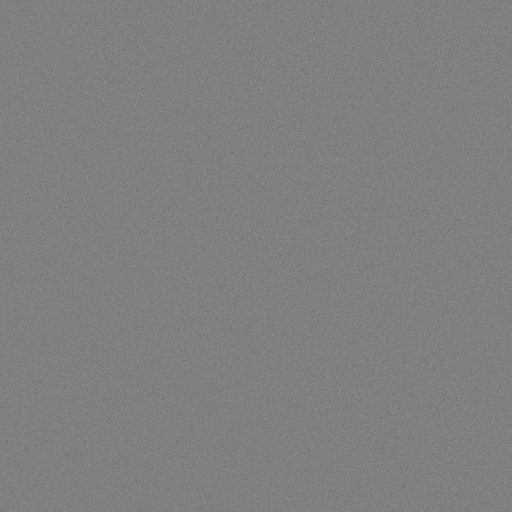
#> input picture src/assets/noise.png, 512 x 512 px
$ python foto-angleichen.py ../src/assets/noise.png out.png   (older library calls are emulated)
#> lines starting #> are read from the running program, lines starting #| are printed output that depends on the picture; after the words box and inside, x2 and y2 are one past the last pixel; in counts of white or black regions, pixels touching at a corner belong together
# foto-angleichen.py EIN AUS  (Ann 2026-11-25: Speaker-Fotos sollen in Korn, Helligkeit, Kontrast und Farbe zusammenpassen)
# Korn auf ~0.95 (entrauschen bzw. feines Korn ergaenzen), Helligkeit/Kontrast/Saettigung je HALB Richtung Mittelwert.
# Braucht opencv-contrib-python-headless (pip3 install --user). Ausgabe immer unter NEUEM Dateinamen (Cloudflare-Cache 4 h).
import sys, cv2, numpy as np
ZIEL_KORN, ZIEL_HELL, ZIEL_KONTR, ZIEL_SAT = 0.95, 48.0, 27.0, 60.0
STAERKE = 0.5
rng = np.random.default_rng(7)

def messen(img):
    h, w = img.shape[:2]; k = 750 / w
    a = cv2.resize(img, (750, int(h * k)), interpolation=cv2.INTER_AREA)
    L = cv2.cvtColor(a, cv2.COLOR_BGR2LAB)[..., 0].astype(float)
    hp = L - cv2.GaussianBlur(L, (0, 0), 1.2)
    grad = cv2.GaussianBlur(np.abs(cv2.Laplacian(cv2.GaussianBlur(L, (0, 0), 2), cv2.CV_64F)), (0, 0), 3)
    ruhig = grad < np.percentile(grad, 40)
    return np.median(np.abs(hp[ruhig])) * 1.4826

img = cv2.imread(sys.argv[1], cv2.IMREAD_COLOR)
#> img is the input picture: shape (512, 512, 3); min 105, max 150, mean 127.5
h, w = img.shape[:2]
#> h = 512; w = 512
korn0 = messen(img)
#> in messen, `hp = L - cv2.GaussianBlur(L, (0, 0), 1.2)`:
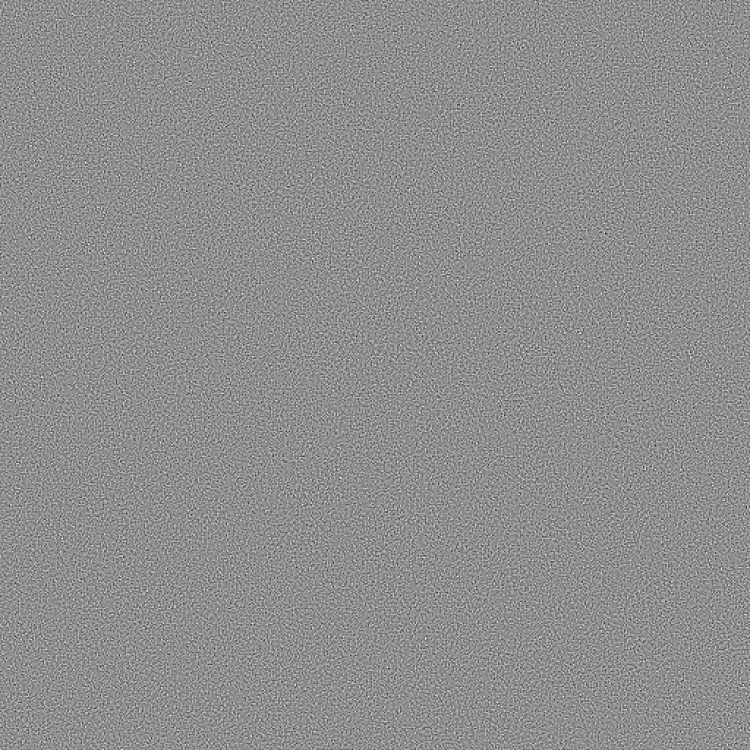
#> hp: shape (750, 750) float64; min -20.32, max 15.97, mean -0.000387; drawn with min black and max white
#> in messen, `grad = cv2.GaussianBlur(np.abs(cv2.Laplacian(cv2.GaussianBlur(L, (0, 0..`:
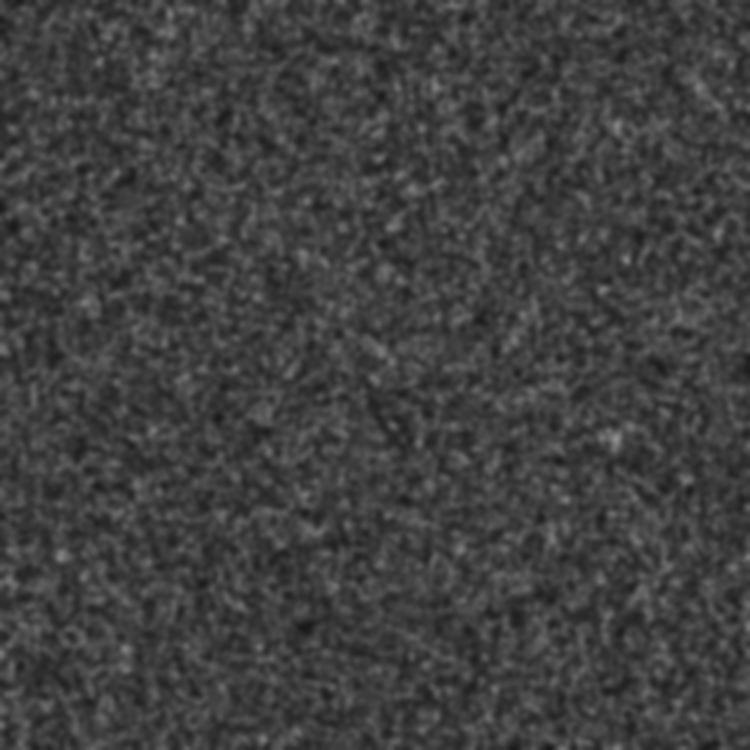
#> grad: shape (750, 750) float64; min 0.0975, max 0.562, mean 0.253
#> in messen, `ruhig = grad < np.percentile(grad, 40)`:
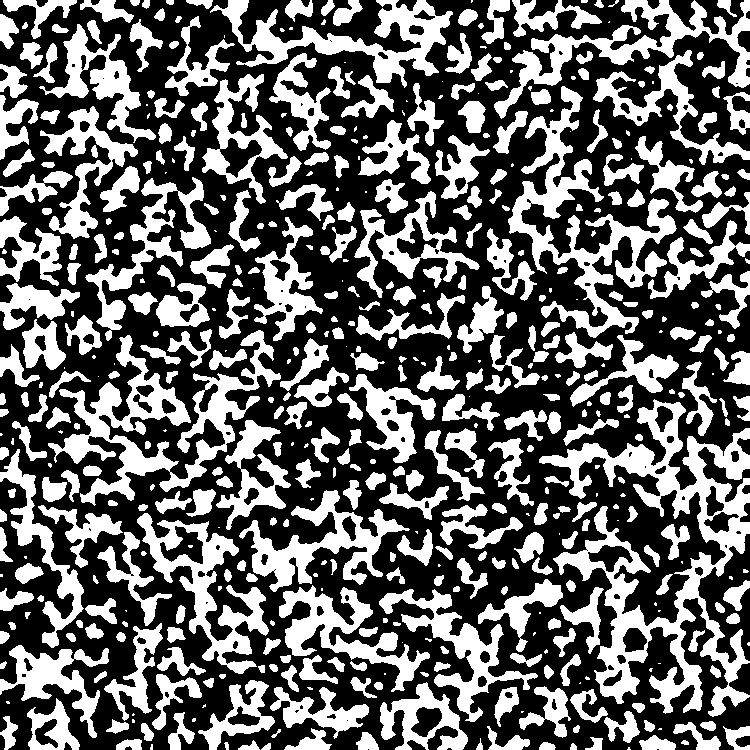
#> ruhig: shape (750, 750) bool; 40% white; 517 white regions (114 under 20 px), largest, box (x1, y1, x2, y2) and area: (539, 399, 750, 717) 19242, (48, 330, 281, 506) 10761, (508, 86, 677, 338) 10042
#> korn0 = 2.56

# 1) Zu viel Rauschen -> entrauschen
if korn0 > ZIEL_KORN * 1.3:
    stark = min(12, 3 + korn0 * 2.5)
#> stark = 9.4
    img = cv2.fastNlMeansDenoisingColored(img, None, stark, stark * 0.8, 7, 21)

# 2) Farbe/Ton in LAB: Helligkeit (Gamma), Kontrast, Saettigung je halb Richtung Ziel
lab = cv2.cvtColor(img, cv2.COLOR_BGR2LAB).astype(float)
L = lab[..., 0] / 255.0
#> L: shape (512, 512) float64
hell = L.mean() * 100; kontr = L.std() * 100
#> after `hell = L.mean() * 100`: hell = 53.33
#> after `kontr = L.std() * 100`: kontr = 0.0358
ziel_hell = hell + (ZIEL_HELL - hell) * STAERKE
#> ziel_hell = 50.67
gamma = np.log(max(1e-3, ziel_hell / 100)) / np.log(max(1e-3, hell / 100))
#> gamma = 1.08
gamma = float(np.clip(gamma, 0.6, 1.6))
L = np.clip(L, 1e-4, 1) ** gamma
kontr_jetzt = L.std() * 100
#> kontr_jetzt = 0.0368
ziel_kontr = kontr + (ZIEL_KONTR - kontr) * STAERKE
#> ziel_kontr = 13.52
f = float(np.clip(ziel_kontr / max(1e-3, kontr_jetzt), 0.8, 1.35))
#> f = 1.35
m = L.mean(); L = np.clip((L - m) * f + m, 0, 1)
#> after `m = L.mean()`: m = 0.507
lab[..., 0] = L * 255
sat = cv2.cvtColor(img, cv2.COLOR_BGR2HSV)[..., 1].mean()
#> sat = 0
if sat > 8:  # echte Farbfotos (s/w-Fotos bleiben s/w)
    ziel_sat = sat + (ZIEL_SAT - sat) * STAERKE
    fs = float(np.clip(ziel_sat / sat, 0.55, 1.3))
    lab[..., 1] = (lab[..., 1] - 128) * fs + 128
    lab[..., 2] = (lab[..., 2] - 128) * fs + 128
img = cv2.cvtColor(np.clip(lab, 0, 255).astype(np.uint8), cv2.COLOR_LAB2BGR)

# 3) Feines Helligkeits-Korn ergaenzen, bis das Ziel erreicht ist
korn1 = messen(img)
#> in messen (call 2), `hp = L - cv2.GaussianBlur(L, (0, 0), 1.2)`:
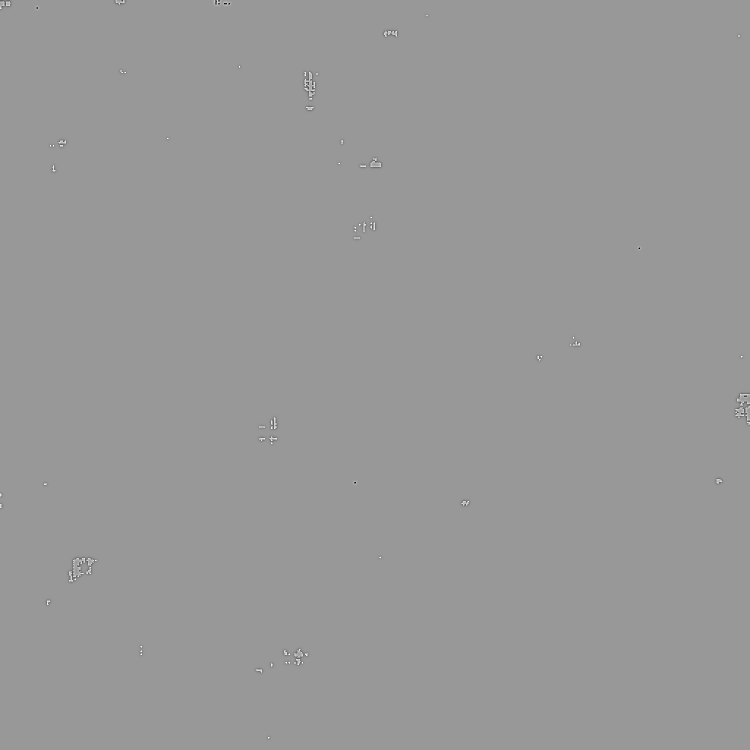
#> hp: shape (750, 750) float64; min -2.51, max 1.7, mean 2.85e-06; drawn with min black and max white
#> in messen (call 2), `grad = cv2.GaussianBlur(np.abs(cv2.Laplacian(cv2.GaussianBlur(L, (0, 0..`:
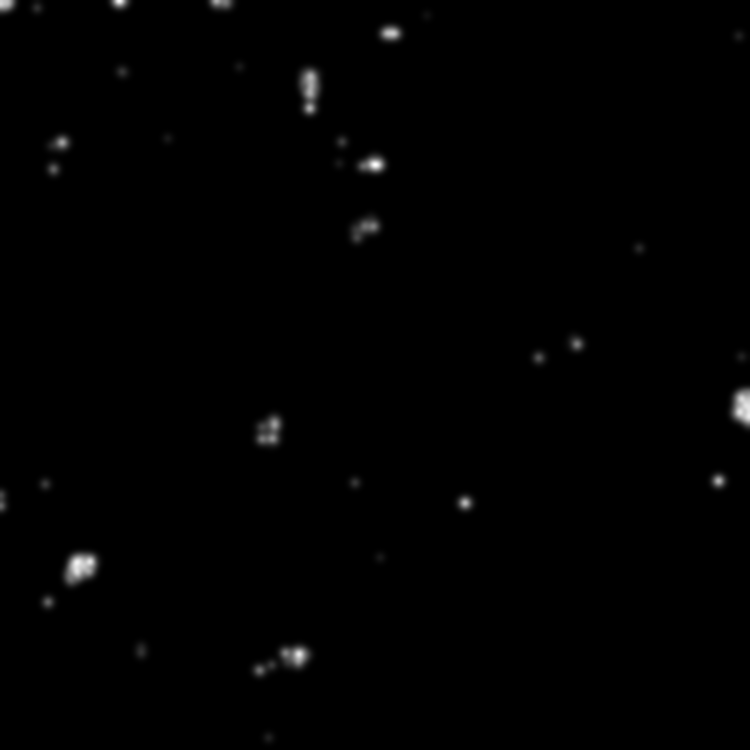
#> grad: shape (750, 750) float64; min 0, max 0.118, mean 0.000678; drawn with min black and max white
#> in messen (call 2), `ruhig = grad < np.percentile(grad, 40)`: ruhig: shape (750, 750) bool; every value is 0
#> korn1 = nan
if korn1 < ZIEL_KORN * 0.9:
    basis = img.astype(float)
    sig = max(0.5, w / 750 * 0.55)  # Korngroesse passend zur Aufloesung
    raus = cv2.GaussianBlur(rng.standard_normal((h, w)), (0, 0), sig)
    raus /= raus.std()
    amp = 2.0
    for _ in range(5):
        test = np.clip(basis + (raus * amp)[..., None], 0, 255).astype(np.uint8)
        k = messen(test)
        amp *= np.sqrt(max(1e-3, ZIEL_KORN ** 2 - korn1 ** 2)) / max(1e-3, np.sqrt(max(1e-6, k ** 2 - korn1 ** 2)))
    img = np.clip(basis + (raus * amp)[..., None], 0, 255).astype(np.uint8)

cv2.imwrite(sys.argv[2], img, [cv2.IMWRITE_JPEG_QUALITY, 90])
lab2 = cv2.cvtColor(img, cv2.COLOR_BGR2LAB)[..., 0] / 2.55
print('Korn %.2f -> %.2f | Hell %.0f -> %.0f | Kontr %.0f -> %.0f | Saett %.0f -> %.0f' % (
    korn0, messen(img), hell, lab2.mean(), kontr, lab2.std(), sat, cv2.cvtColor(img, cv2.COLOR_BGR2HSV)[..., 1].mean()))
#| Korn 2.56 -> nan | Hell 53 -> 51 | Kontr 0 -> 0 | Saett 0 -> 0
